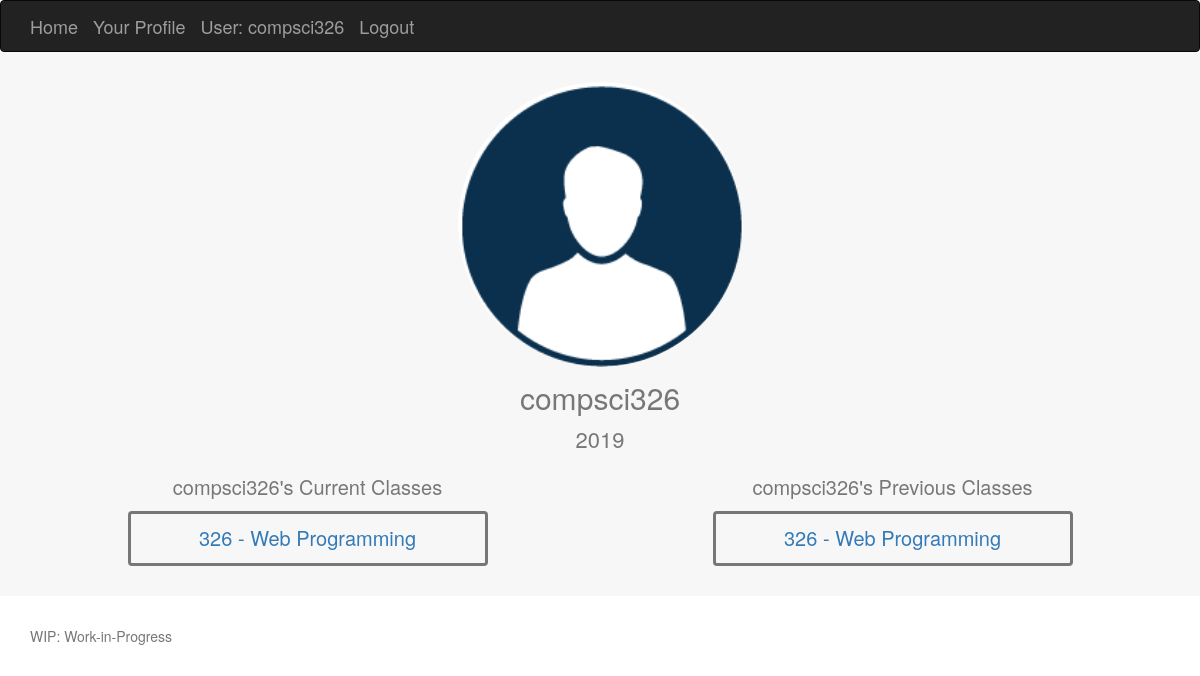
The app's page /Tibl/myprofile/ (signed in) with its own data.
### Tibl/models.py (models this page shows, shortened)
class Student(models.Model):
	full_name = models.CharField(max_length=60)
	grad_year = models.IntegerField()
	profile_picture = models.ImageField(upload_to="profile_pictures")
	user = models.OneToOneField(User, on_delete=models.SET_NULL, null=True)

class Section(models.Model):
	year = models.IntegerField()
	season_enum = (
		('F', 'Fall'),
		('Sp', 'Spring'),
		('W', 'Winter'),
		('Su', 'Summer'),
	)
	season = models.CharField(max_length=2, choices=season_enum, null=True)
	teachers = models.ManyToManyField('Teacher')
	students = models.ManyToManyField('Student')
	course = models.ForeignKey('Course', on_delete=models.SET_NULL, null=True)

class Course(models.Model):
	department = models.ForeignKey('Department', on_delete=models.SET_NULL, null=True)
	name = models.CharField(max_length=200, null=True)
	number = models.CharField(max_length=10)

### Tibl/views.py (the view)
# urls.py: path('myprofile/', views.myprofile, name='myprofile'),
@login_required
def myprofile(request):
    profile_id = Student.objects.get(user=request.user.pk).pk
    student = Student.objects.get(id = profile_id)
    sections = Section.objects.filter(students__id__exact=profile_id)
    return render(
        request,
        'myprofile.html',
        context={'student':student, 'sections':sections}
    )

### Tibl/templates/myprofile.html
{% extends "base_generic.html" %}
{% block content %}
	{% load static %}
 	<link rel="stylesheet" href="{% static 'css/myprofile.css' %}">
    <div class="album text-muted">
      <div class="container">
      	{% load static %}
        <img class="profile-image" src="{% static student.profile_picture.url %}" alt="pic1">
        <p class="profile-title"> {{ student.full_name }} </p>
        <p class="profile-subheading">{{ student.grad_year }}</p>
        <div class="row">
          <div class="col-md-4 col-sm-offset-1">
            <p class="class-list-title">{{ student.full_name }}'s Current Classes</p>
            {% for section in sections %}
            	{% if section.season == "Sp" %}
	            	<div class="class-card">
	              		<a href="{% url 'class' section.id %}" class="card-text">{{ section.course.number }} - {{ section.course.name }}</a>
	            	</div>
	            {% endif %}
			{% endfor %}
          </div>
          <div class="col-md-4 col-sm-offset-2">
            <p class="class-list-title">{{ student.full_name }}'s Previous Classes</p>
            {% for section in sections %}
            	{% if section.season != "Sp" %}
	            	<div class="class-card">
	              		<a href="{% url 'class' section.id %}" class="card-text">{{ section.course.number }} - {{ section.course.name }}</a>
	            	</div>
	            {% endif %}
			{% endfor %}
          </div>
        </div>
      </div>
    </div>
{% endblock %}

### Tibl/templates/base_generic.html (shortened to what this page needs)
<!DOCTYPE html>
<html lang="en">
  {% load static %}
<head>
  <link href="{% static 'css/bootstrap.min.css' %}" rel="stylesheet">
</head>
<body>
  <div class="navbar navbar-inverse bg-inverse">
    <div class="container d-flex justify-content-between">
      <a href="/" class="navbar-brand">Home</a>
      <a href="{% url 'myprofile'%}" class="navbar-brand">Your Profile</a>
      {% if user.is_authenticated %}
      <a href="#" class="navbar-brand">User: {{ user.get_username }}</a>
     <a href="{% url 'logout'%}?next={{request.path}}" class="navbar-brand">Logout</a>
   {% else %}
     <a href="{% url 'login'%}?next={{request.path}}" class="navbar-brand">Login</a>
   {% endif %}
    </div>
  </div>
  {% block content %}
  {% endblock %}
  <footer class="text-muted col-md-12">
    <div class="container">
      <p>WIP: Work-in-Progress</p>
    </div>
  </footer>
</body>
</html>

### Tibl/static/css/myprofile.css (style rules this page uses)
body { min-height: 50rem; }
.navbar { margin-bottom: 0; }
.album { min-height: 50rem; padding-top: 3rem; padding-bottom: 3rem; background-color: #f7f7f7; }
.profile-image { display: block; margin-left: auto; margin-right: auto; width: 25%; border-radius: 50%; }
.profile-title { text-align: center; font-size: 30px; padding-top: 10px; }
.profile-subheading { text-align: center; font-size: 22px; line-height: 18px; }
.class-card { font-size: 20px; border-radius: 4px; border-style: solid; padding: 10px; text-align: center; vertical-align: middle; margin-top: 10px; }
.class-list-title { text-align: center; font-size: 20px; padding-top: 15px; }
footer { padding-top: 3rem; padding-bottom: 3rem; }
footer p { margin-bottom: .25rem; }

### records on screen
Student: profile_picture (picture), full_name "compsci326", grad_year "2019"
Section: course.number "326", course.name "Web Programming"
Section: course.number "326", course.name "Web Programming"

### other values on screen
{{ user.get_username }} "compsci326"
